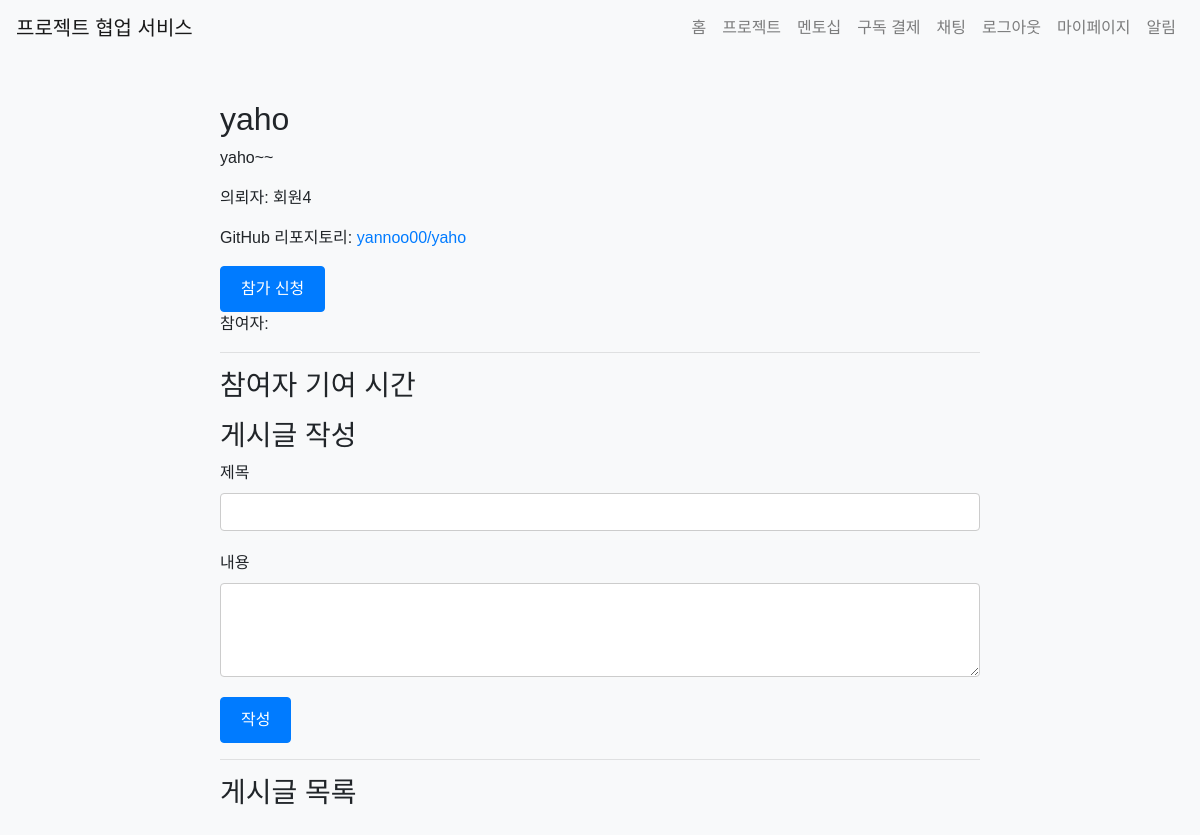
The page /project/detail/8 (signed in) on the database as committed earlier.
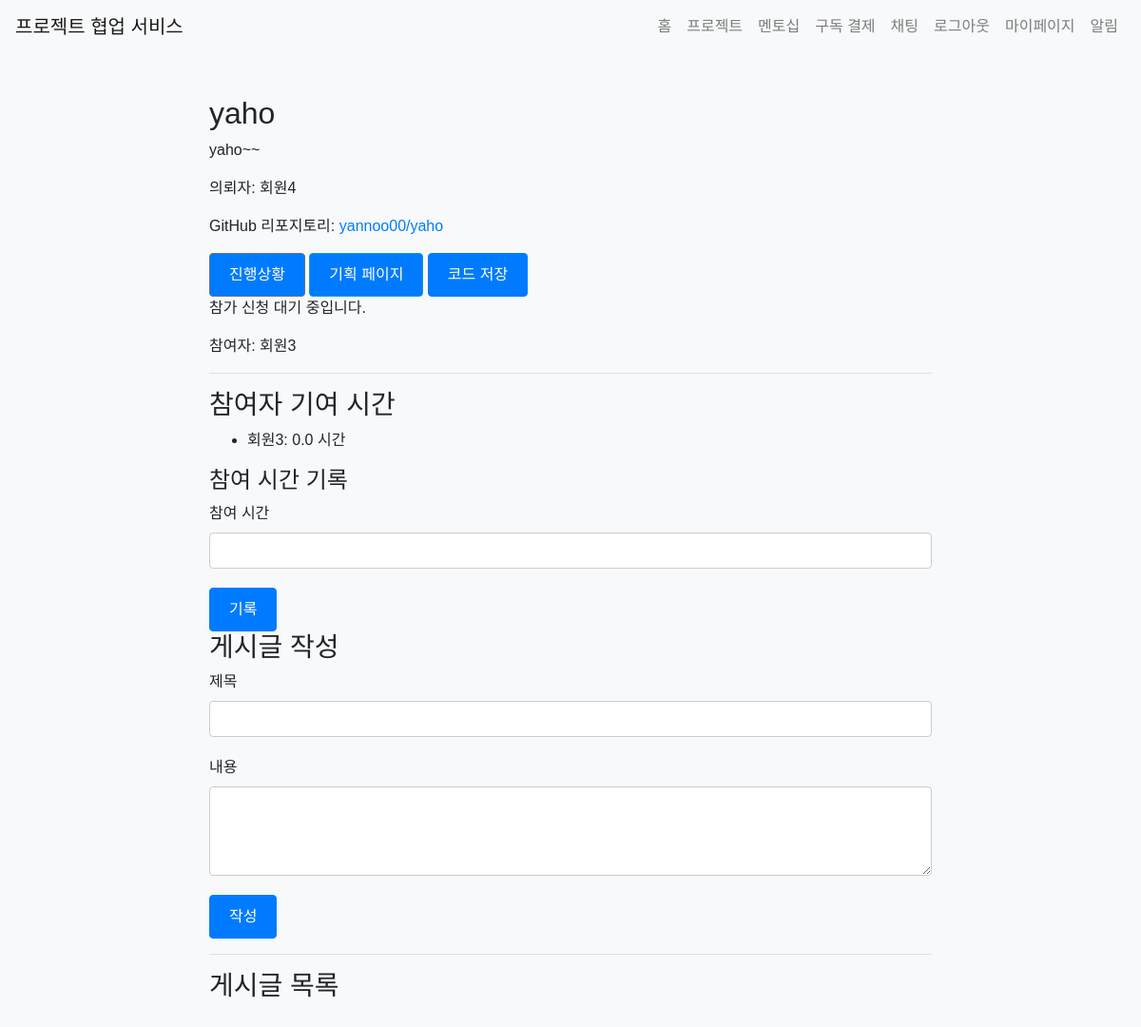
The same page on the database as committed later.
### app/models.py (models this page shows)
class Project(db.Model):
    id = db.Column(db.Integer, primary_key=True)
    title = db.Column(db.String(100), nullable=False)
    description = db.Column(db.Text, nullable=False)
    start_date = db.Column(db.Date, nullable=False)
    end_date = db.Column(db.Date, nullable=False)
    created_at = db.Column(db.DateTime, default=datetime.utcnow)
    client_id = db.Column(db.Integer, db.ForeignKey('user.id'), nullable=False)
    client = db.relationship('User', back_populates='created_projects')
    completed = db.Column(db.Boolean, default=False)
    participants = db.relationship('User', secondary='project_participant', back_populates='projects', overlaps="project_participants")
    project_participants = db.relationship('ProjectParticipant', back_populates='project', lazy=True, overlaps="participants,projects")
    overview = db.Column(db.Text)
    requirements = db.Column(db.Text)
    flowchart = db.Column(db.Text)
    timeline = db.Column(db.Text)
    github_repo = db.Column(db.String(200))

class User(UserMixin, db.Model):
    id = db.Column(db.Integer, primary_key=True)
    name = db.Column(db.String(100), nullable=False)
    email = db.Column(db.String(120), unique=True, nullable=False)
    password = db.Column(db.String(255), nullable=False)
    bio = db.Column(db.Text)
    chat_rooms = db.relationship('ChatRoom', secondary='chat_room_participant', back_populates='participants', overlaps="chat_room_participants", viewonly = True)
    chat_room_participants = db.relationship('ChatRoomParticipant', back_populates='user', overlaps="chat_rooms,participants")
    notifications = db.relationship('Notification', back_populates='user', lazy=True)
    projects = db.relationship('Project', secondary='project_participant', back_populates='participants', overlaps="project_participants")
    subscription = db.relationship('Subscription', back_populates='subscriber', uselist=False)
    created_projects = db.relationship('Project', back_populates='client', lazy=True, foreign_keys='Project.client_id')
    mentees = db.relationship('User',
                              secondary=mentorship_mentor,
                              primaryjoin=(mentorship_mentor.c.mentor_id == id),
                              secondaryjoin=(mentorship_mentor.c.mentee_id == id),
                              backref=db.backref('mentors', lazy='dynamic'),
                              lazy='dynamic')
    pending_mentees = db.relationship('User',
                                    secondary=mentorship_mentee,
                                    primaryjoin=(mentorship_mentee.c.mentor_id == id),
                                    secondaryjoin=(mentorship_mentee.c.mentee_id == id),
                                    backref=db.backref('pending_mentors', lazy='dynamic'),
                                    lazy='dynamic')
    project_participants = db.relationship('ProjectParticipant', back_populates='user', lazy=True, overlaps="projects")

class ProjectParticipant(db.Model):
    id = db.Column(db.Integer, primary_key=True)
    user_id = db.Column(db.Integer, db.ForeignKey('user.id'), nullable=False)
    project_id = db.Column(db.Integer, db.ForeignKey('project.id'), nullable=False)
    hours_contributed = db.Column(db.Float, default=0.0)
    accepted = db.Column(db.Boolean, default=False)  # 새로 추가된 필드
    user = db.relationship('User', back_populates='project_participants', overlaps="participants,projects")
    project = db.relationship('Project', back_populates='project_participants', overlaps="participants,projects")

### app/views/project.py (the view)
@bp.route('/detail/<int:project_id>')
@login_required
def detail(project_id):
    project = Project.query.get_or_404(project_id)
    post_form = PostForm()
    comment_form = CommentForm()
    contribution_form = ContributionForm()
    accept_form = AcceptParticipantForm()
    participate_form = ParticipateForm()
    return render_template('project/detail.html', project=project, post_form=post_form, comment_form=comment_form, contribution_form = contribution_form, accept_form = accept_form, form=participate_form)

### app/forms.py
class PostForm(FlaskForm):
    title = StringField('제목', validators=[DataRequired()])
    content = TextAreaField('내용', validators=[DataRequired()])
    submit = SubmitField('작성')

class CommentForm(FlaskForm):
    content = TextAreaField('댓글', validators=[DataRequired()])
    submit = SubmitField('작성')

### app/__init__.py (called while the page is built)
@login_manager.user_loader
def load_user(user_id):
    if user_id is not None:
        return User.query.get(int(user_id))
    return None

### app/templates/project/detail.html (shortened to what this page needs)
{% extends 'base.html' %}
{% block content %}
<h2>{{ project.title }}</h2>
<p>{{ project.description }}</p>
<p>의뢰자: {{ project.client.name }}</p>
{% if project.github_repo %}
<p>GitHub 리포지토리: <a href="https://github.com/{{ project.github_repo }}" target="_blank">{{ project.github_repo }}</a></p>
{% endif %}
{% if current_user in project.participants or current_user == project.client %}
<a href="{{ url_for('project.progress', project_id=project.id) }}" class="btn btn-secondary">진행상황</a>
<a href="{{ url_for('project.plan', project_id=project.id) }}" class="btn btn-info">기획 페이지</a>
<a href="{{ url_for('project.save_code', project_id=project.id) }}" class="btn btn-primary">코드 저장</a>
{% endif %}
{% if current_user != project.client %}
  {% if not project.completed %}
    {% set participant = project.project_participants|selectattr('user', 'equalto', current_user)|first %}
    {% if not participant %}
    <form action="{{ url_for('project.participate', project_id=project.id) }}" method="post">
      {{ form.submit(class="btn btn-primary") }}
    </form>
  {% elif not participant.accepted %}
    <p>참가 신청 대기 중입니다.</p>
  {% endif %}
  {% endif %}
{% endif %}
<p>참여자:
{% for participant in project.participants %}
    {{ participant.name }}{% if not loop.last %}, {% endif %}
{% endfor %}
</p>
<hr>
<h3>참여자 기여 시간</h3>
<ul>
  {% for participant in project.project_participants %}
    <li>{{ participant.user.name }}: {{ participant.hours_contributed }} 시간</li>
  {% endfor %}
</ul>
{% if current_user in project.participants %}
  <h4>참여 시간 기록</h4>
  <form action="{{ url_for('project.contribute', project_id=project.id) }}" method="post">
    <div class="form-group">
      {{ contribution_form.hours.label }}
      {{ contribution_form.hours(class="form-control") }}
    </div>
    {{ contribution_form.submit(class="btn btn-primary") }}
  </form>
{% endif %}
<h3>게시글 작성</h3>
<form action="{{ url_for('project.create_post', project_id=project.id) }}" method="post">
    <div class="form-group">
        {{ post_form.title.label }}
        {{ post_form.title(class="form-control") }}
    </div>
    <div class="form-group">
        {{ post_form.content.label }}
        {{ post_form.content(class="form-control", rows="3") }}
    </div>
    {{ post_form.submit(class="btn btn-primary") }}
</form>
<hr>
<h3>게시글 목록</h3>
{% endblock %}

### app/templates/base.html (shortened to what this page needs)
<!DOCTYPE html>
<html lang="ko">
<head>
    <link rel="stylesheet" href="https://maxcdn.bootstrapcdn.com/bootstrap/4.5.2/css/bootstrap.min.css">
    <link rel="stylesheet" href="{{ url_for('static', filename='css/style.css') }}">
</head>
<body>
    <nav class="navbar navbar-expand-lg navbar-light bg-light">
        <a class="navbar-brand" href="/">프로젝트 협업 서비스</a>
        <div class="collapse navbar-collapse" id="navbarNav">
            <ul class="navbar-nav ml-auto">
                <li class="nav-item">
                    <a class="nav-link" href="{{ url_for('main.index') }}">홈</a>
                </li>
                <li class="nav-item">
                    <a class="nav-link" href="{{ url_for('project.list_projects') }}">프로젝트</a>
                </li>
                {% if current_user.is_authenticated %}
                <li class="nav-item">
                    <a class="nav-link" href="{{ url_for('mentorship.index') }}">멘토십</a>
                </li>
                <li class="nav-item">
                    <a class="nav-link" href="{{ url_for('payments.subscribe') }}">구독 결제</a>
                </li>
                <li class="nav-item">
                    <a class="nav-link" href="{{ url_for('chat.chat_list') }}">채팅</a>
                </li>
                <li class="nav-item">
                    <a class="nav-link" href="{{ url_for('auth.logout') }}">로그아웃</a>
                </li>
                <li class="nav-item">
                    <a class="nav-link" href="{{ url_for('mypage.index') }}">마이페이지</a>
                </li>
                <li class="nav-item">
                    <a class="nav-link" href="{{ url_for('notification.index') }}">
                        알림
                    </a>
                </li>
                {% endif %}
            </ul>
        </div>
    </nav>
    <div class="container mt-4">
        {% block content %}{% endblock %}
    </div>
</body>
</html>

### app/static/css/style.css (style rules this page uses)
.btn-primary { background-color: #007bff; border-color: #007bff; }
body { font-family: Arial, sans-serif; background-color: #f8f9fa; margin: 0; padding: 0; }
.container { max-width: 800px; margin: 0 auto; padding: 20px; }
.form-group { margin-bottom: 20px; }
.form-control { width: 100%; padding: 10px; border: 1px solid #ccc; border-radius: 4px; }
.btn { display: inline-block; padding: 10px 20px; background-color: #007bff; color: #fff; text-decoration: none; border-radius: 4px; cursor: pointer; }
.btn-primary { background-color: #007bff; }

Rows that differ between the two databases and show on the page:
now on this page (row unchanged): User: name "회원3"
added ProjectParticipant: user.name "회원3", hours_contributed "0.0"
Other text that changed with them:
{{ contribution_form.hours.label }}: (not shown) → "참여 시간"
form field submit: (not shown) → "기록"
form field submit: "참가 신청" → (not shown)
text now shown: "진행상황 기획 페이지 코드 저장 참가 신청 대기 중입니다. 참여 시간 기록"
